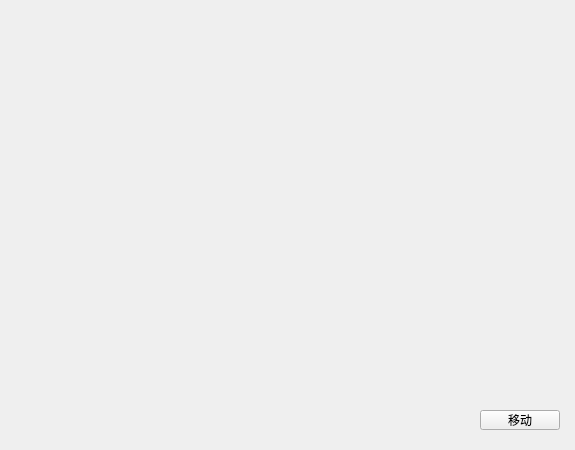
<?xml version="1.0" encoding="UTF-8"?>
<ui version="4.0">
 <class>Widget</class>
 <widget class="QWidget" name="Widget">
  <property name="geometry">
   <rect>
    <x>0</x>
    <y>0</y>
    <width>575</width>
    <height>450</height>
   </rect>
  </property>
  <property name="windowTitle">
   <string>Widget</string>
  </property>
  <widget class="QPushButton" name="pushButton">
   <property name="geometry">
    <rect>
     <x>480</x>
     <y>410</y>
     <width>80</width>
     <height>20</height>
    </rect>
   </property>
   <property name="text">
    <string>移动</string>
   </property>
  </widget>
 </widget>
 <resources/>
 <connections/>
</ui>
